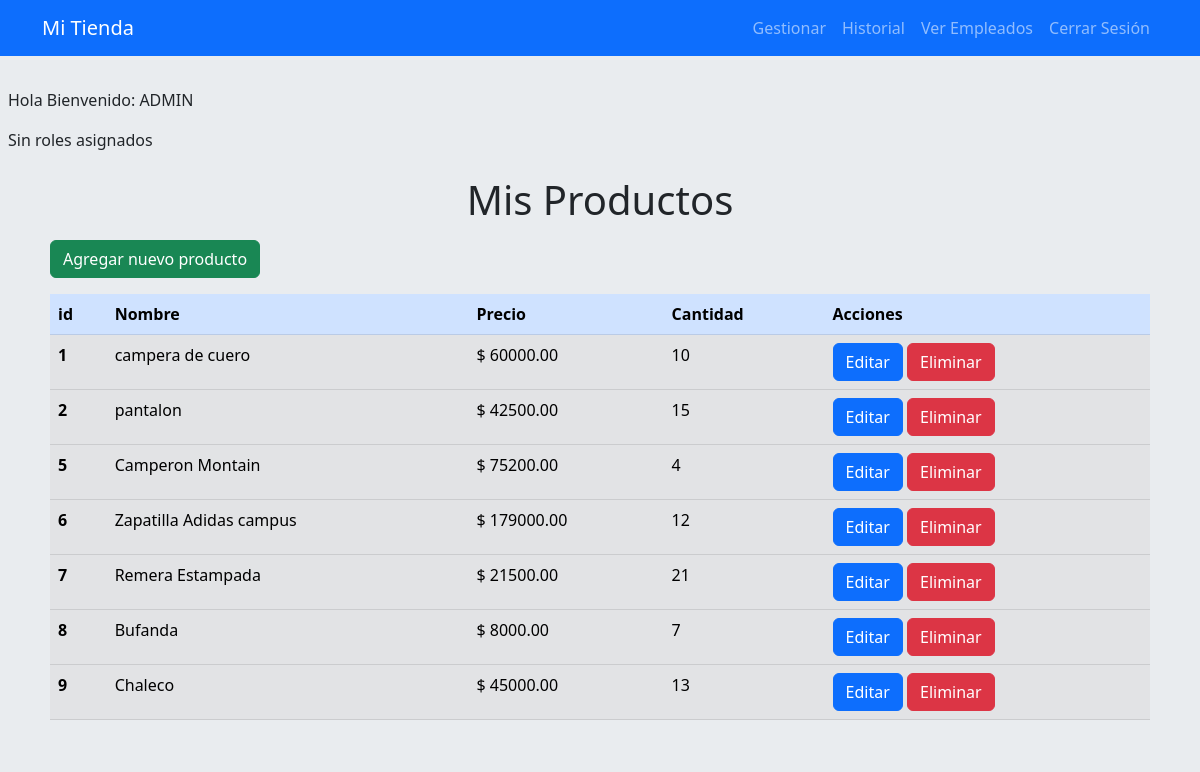
The page /productos/ (signed in) on the database its author committed.
### productos/models.py (models this page shows, shortened)
class Producto(models.Model):
    categoria = models.ForeignKey(Categoria, on_delete=models.SET_NULL,null=True)
    nombre = models.CharField(max_length=100)
    descripcion = models.TextField()
    precio = models.DecimalField(max_digits=10, decimal_places=2)
    stock = models.PositiveIntegerField()
    fecha_creacion = models.DateTimeField(auto_now_add=True)
    fecha_actualizacion = models.DateTimeField(auto_now=True)
    usuario = models.ForeignKey(User, on_delete=models.SET_NULL,blank=True,null=True)

### productos/views.py (the view)
# urls.py: path('', ProductoListView.as_view(), name='listar_productos'),
class ProductoListView(ListView):
    model = Producto
    permission_required = 'productos.view_producto' #agregamos los permisos segun roles
    template_name = 'productos/listar_productos.html'

### productos/templates/productos/listar_productos.html
{% extends 'base.html' %}
{% block content %}
    <h1 class="text-center">Mis Productos</h1>
    {% if user.is_authenticated %}
        {% if perms.productos.add_producto %}
            <a href="{% url 'crear_productos' %}" class="btn btn-success m-2">Agregar nuevo producto</a>
        {%endif%}
    {%endif%}
    <div class="p-2">
        <table class="table table-secondary">
            <thead class="table-primary">
                <tr>
                    <th scope="col">id</th>
                    <th scope="col">Nombre</th>
                    <th scope="col">Precio</th>
                    <th scope="col">Cantidad</th>
                    <th scope="col">Acciones</th>
                </tr>
            </thead>
            <tbody>
                {% for producto in producto_list %}
                <tr>
                    <th scope="row">{{producto.id}}</th>
                    <td>{{producto.nombre}}</td>
                    <td>$ {{producto.precio}}</td>
                    <td>{{producto.stock}}</td>
                    <td>
                        {% if user.is_authenticated %}
                            {% if perms.productos.change_producto %}
                                <a href="{% url 'editar_producto' producto.pk %}" class="btn btn-primary">Editar</a>
                            {% else %}
                                <i>No disponible</i>
                            {%endif%}
                            {% if perms.productos.delete_producto %}
                                <a href="{% url 'eliminar_producto' producto.pk %}" class="btn btn-danger">Eliminar</a>
                            {%endif%}
                        {% else %}
                            <i>Logearse</i>
                        {% endif %}
                    </td>
                </tr>
                {% empty %}
                    <li>No hay productos registrados.</li>
                {% endfor %}
            </tbody>
        </table>
    </div>
{% endblock %}

### template/base.html (shortened to what this page needs)
<!DOCTYPE html>
<html lang="es">
<head>
    <link href="https://cdn.jsdelivr.net/npm/bootstrap@5.3.0/dist/css/bootstrap.min.css" rel="stylesheet">
</head>
<body class="bg-body-secondary">
    <nav class="navbar navbar-expand-lg navbar-dark bg-primary mb-4">
        <div class="container">
            <a class="navbar-brand" href="{% url 'listar_productos' %}">Mi Tienda</a>
            <div class="navbar-nav ms-auto">
                {% if user.is_authenticated %}
                    <a href="{% url 'movimiento_stock' %}" class="nav-link">Gestionar</a>
                    <a href="{% url 'historial_movimientos'%}" class="nav-link">Historial</a>
                    {% if perms.auth.view_user %}
                        <a class="nav-link" href="{% url 'listar_empleados' %}">Ver Empleados</a>
                    {% endif %}
                    <form method="post" action="{% url 'logout' %}" class="d-inline">
                        <button type="submit" class="nav-link ">Cerrar Sesión</button>
                    </form>
                {% else %}
                    <a class="nav-link" href="{% url 'login' %}">Iniciar Sesión</a>
                    <a class="nav-link" href="{% url 'registro' %}">Registrarse</a>
                {% endif %}
            </div>
        </div>
    </nav>
    <div class="p-2 ">
        <p class="">Hola Bienvenido: {{ user.username }} </p>
        {% if user.groups.all %}
            <p class="">Rol Asignado:
                {% for grupo in user.groups.all %}
                    <span class="badge bg-info">{{ grupo.name }}</span>
                {% endfor %}
            </p>
        {% else %}
            <p>Sin roles asignados</p>
        {% endif %}
    </div>
    <main class="container bg-body-secondary">
        {% block content %}
        {% endblock %}
    </main>
</body>
</html>

### rows shown on the page
Producto: id "1", nombre "campera de cuero", precio "60000.00", stock "10"
Producto: id "2", nombre "pantalon", precio "42500.00", stock "15"
Producto: id "5", nombre "Camperon Montain", precio "75200.00", stock "4"
Producto: id "6", nombre "Zapatilla Adidas campus", precio "179000.00", stock "12"
Producto: id "7", nombre "Remera Estampada", precio "21500.00", stock "21"
Producto: id "8", nombre "Bufanda", precio "8000.00", stock "7"
Producto: id "9", nombre "Chaleco", precio "45000.00", stock "13"

### other values the page prints
{{ user.username }} "ADMIN"
